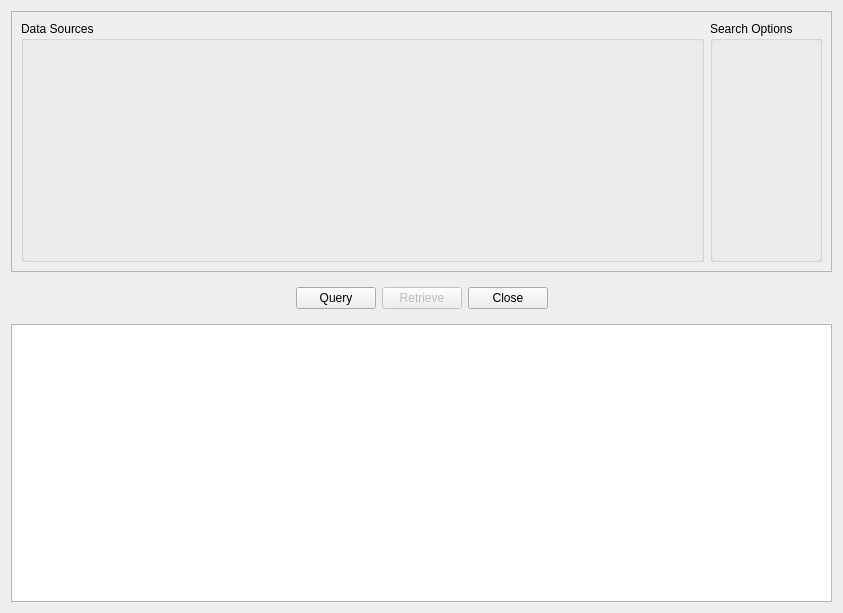
<?xml version="1.0" encoding="UTF-8"?>
<ui version="4.0">
 <class>ctkDICOMQueryRetrieveWidget</class>
 <widget class="QWidget" name="ctkDICOMQueryRetrieveWidget">
  <property name="geometry">
   <rect>
    <x>0</x>
    <y>0</y>
    <width>843</width>
    <height>613</height>
   </rect>
  </property>
  <property name="windowTitle">
   <string>Form</string>
  </property>
  <layout class="QVBoxLayout" name="verticalLayout">
   <item>
    <widget class="QFrame" name="frame">
     <property name="frameShape">
      <enum>QFrame::StyledPanel</enum>
     </property>
     <property name="frameShadow">
      <enum>QFrame::Raised</enum>
     </property>
     <layout class="QHBoxLayout" name="horizontalLayout" stretch="1,0">
      <item>
       <widget class="QGroupBox" name="groupBox">
        <property name="title">
         <string>Data Sources</string>
        </property>
        <layout class="QVBoxLayout" name="verticalLayout_2">
         <item>
          <widget class="ctkDICOMServerNodeWidget" name="ServerNodeWidget" native="true">
           <property name="minimumSize">
            <size>
             <width>300</width>
             <height>200</height>
            </size>
           </property>
          </widget>
         </item>
        </layout>
       </widget>
      </item>
      <item>
       <widget class="QGroupBox" name="groupBox_2">
        <property name="title">
         <string>Search Options</string>
        </property>
        <layout class="QVBoxLayout" name="verticalLayout_4">
         <item>
          <widget class="ctkDICOMFilterWidget" name="QueryWidget" native="true"/>
         </item>
        </layout>
       </widget>
      </item>
     </layout>
    </widget>
   </item>
   <item>
    <widget class="QWidget" name="commandFrame" native="true">
     <layout class="QHBoxLayout" name="horizontalLayout_4">
      <item>
       <spacer name="horizontalSpacer">
        <property name="orientation">
         <enum>Qt::Horizontal</enum>
        </property>
        <property name="sizeHint" stdset="0">
         <size>
          <width>90</width>
          <height>20</height>
         </size>
        </property>
       </spacer>
      </item>
      <item>
       <widget class="QPushButton" name="QueryButton">
        <property name="text">
         <string>Query</string>
        </property>
       </widget>
      </item>
      <item>
       <widget class="QPushButton" name="RetrieveButton">
        <property name="enabled">
         <bool>false</bool>
        </property>
        <property name="text">
         <string>Retrieve</string>
        </property>
       </widget>
      </item>
      <item>
       <widget class="QPushButton" name="CancelButton">
        <property name="text">
         <string>Close</string>
        </property>
       </widget>
      </item>
      <item>
       <spacer name="horizontalSpacer_2">
        <property name="orientation">
         <enum>Qt::Horizontal</enum>
        </property>
        <property name="sizeHint" stdset="0">
         <size>
          <width>90</width>
          <height>20</height>
         </size>
        </property>
       </spacer>
      </item>
     </layout>
    </widget>
   </item>
   <item>
    <widget class="QTreeView" name="results"/>
   </item>
  </layout>
 </widget>
 <customwidgets>
  <customwidget>
   <class>ctkDICOMFilterWidget</class>
   <extends>QWidget</extends>
   <header>ctkDICOMFilterWidget.h</header>
   <container>1</container>
  </customwidget>
  <customwidget>
   <class>ctkDICOMServerNodeWidget</class>
   <extends>QWidget</extends>
   <header>ctkDICOMServerNodeWidget.h</header>
   <container>1</container>
  </customwidget>
 </customwidgets>
 <resources/>
 <connections/>
</ui>
